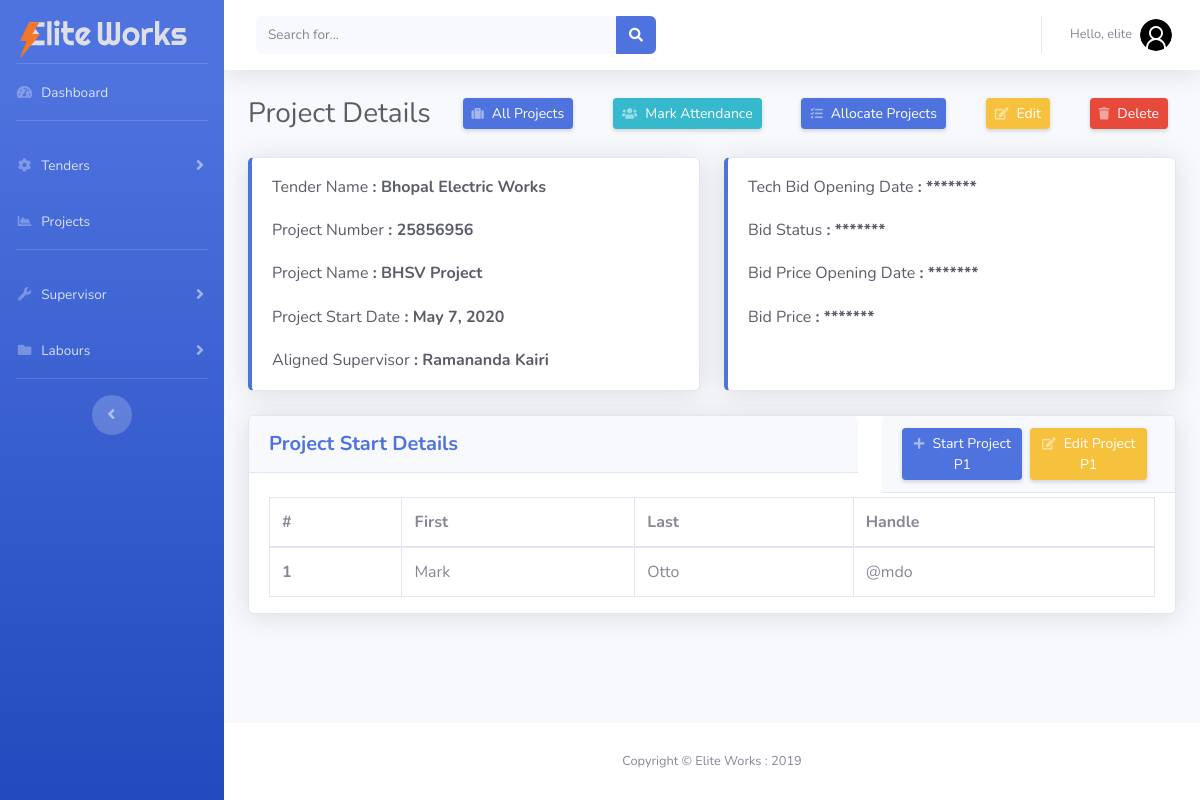
Screenshot of /project_details/3 (signed in) with the database file from the repository.
### project/models.py (models this page shows, shortened)
class Projects(models.Model):
    tender = models.ForeignKey(Tender, on_delete=models.CASCADE)
    superviser = models.ForeignKey(
        on_delete=models.CASCADE, to='manpower.SuperVisors', null=True)
    project_number = models.CharField(
        'Project Number', max_length=200, blank=False, null=True)
    project_name = models.CharField(
        'Project Name', max_length=200, blank=False, null=True)
    project_start_date = models.DateField(
        'Project Start Date', default=timezone.now)
    class Meta:
        verbose_name = 'Project'
        verbose_name_plural = 'Project'

class Tender(models.Model):
    Yes = 'Yes'
    No = 'No'
    status = [(Yes, 'Yes'), (No, 'No')]
    uuid_no = models.UUIDField(default=uuid.uuid4, editable=False, unique=True)
    date_created = models.DateTimeField(
        'Creation Date', auto_now_add=True, null=True)
    tender_number = models.CharField('Tender Number / ID', max_length=500)
    tender_name = models.CharField('Tender Name', max_length=500)
    tender_description = models.TextField('Tender Description')
    tender_submission_date = models.DateField(
        'Tender Submission Date', default=timezone.now)
    tender_purchase_reciept = models.FileField('Tender Purchase Reciept')
    tender_confirmation_reciept = models.FileField(
        'Tender Confirmation Reciept')
    physical_submission_date = models.DateField(
        'Physical Submission Date', default=timezone.now)
    tech_bid_opening_date = models.DateField(
        'Technical Bid Opening Date', default=timezone.now)
    bid_status = models.CharField(
        'Bid Status', max_length=10, choices=status, default=No)
    bid_price_opening_date = models.DateField(
        'Bid price opening date', blank=True, default=timezone.now)
    prize_bid = models.CharField('Bid Price', max_length=50)

### manpower/models.py (models this page shows, shortened)
class SuperVisors(models.Model):
    username = models.CharField(
        'Username', max_length=50, blank=False, unique=True)
    password = models.CharField('Password', max_length=50, blank=False)
    re_password = models.CharField(
        'Confirm Password', max_length=50, blank=False)
    name = models.CharField('Supervisor Name', max_length=250, blank=False)
    dateofbirth = models.DateField('Date of Birth', default=timezone.now)
    image = models.FileField('Profile Picture', blank=False, null=False)
    mobile_number = models.CharField('Mobile Number', max_length=15)
    alter_number = models.CharField('Alternate Number', max_length=15)
    email = models.EmailField(
        'Email Address', null=True, blank=True, unique=True)
    address = models.CharField('Supervisor Address', max_length=500)
    resume = models.FileField(
        'Upload Supervisor Resume', blank=False, null=False)
    aadhar_number = models.CharField('Aadhar Number', max_length=20)
    aadhar_photo = models.FileField(
        'Aadhar Card Scan Copy', blank=False, null=False)
    pan_number = models.CharField('PAN Card Number', max_length=20)
    pan_photo = models.FileField('PAN Card Scan Copy', blank=False, null=False)
    highest_qual = models.CharField('Highest Qualifications', max_length=200)
    highest_qual_photo = models.FileField(
        'Proof of Highest Qualification', blank=False)
    ten_certi = models.FileField('10th Certificate', blank=False)
    twelve_certi = models.FileField('12th Certificate', blank=False)
    tech_certificate_name = models.CharField(
        'Technical Certificate Name', max_length=300)
    tech_certi = models.FileField('Technical Certificate', blank=False)
    UAN_number = models.CharField('UAN Number', max_length=200)
    is_employee = models.BooleanField(
        'Is Supervisor is Employee of Elite Works')
    class Meta:
        verbose_name = 'Supervisors List'
        verbose_name_plural = 'Supervisors List'

### manpower/views.py (the view)
# urls.py: path('project_details/<int:id>', views.project_details, name='project_details'),
@login_required
def project_details(request, id):
    project_obj = Projects.objects.get(id=id)
    context = {'project_obj': project_obj}
    return render(request, 'manpower/project_details.html', context)

### manpower/templates/manpower/project_details.html (shortened to what this page needs)
{% extends 'manpower/base.html' %}
{% block content %}
<div class="container-fluid">
    <div class="d-sm-flex align-items-center justify-content-between mb-4">
        <h1 class="h3 mb-0 text-gray-800">Project Details</h1>
        <a href="#" class="d-xs-block my-1 mr-2 px-2 d-sm-inline-block btn btn-sm btn-primary shadow-sm"><i
                class="fas fa-suitcase fa-sm text-white-50 pr-2"></i>All Projects</a>
        <a href="#" class="d-xs-block my-1 mr-2 px-2 d-sm-inline-block btn btn-sm btn-info shadow-sm"><i
                class="fas fa-users fa-sm text-white-50 pr-2"></i>Mark Attendance</a>
        <a href="#" class="d-xs-block my-1 mr-2 px-2 d-sm-inline-block btn btn-sm btn-primary shadow-sm"><i
                class="fas fa-tasks fa-sm text-white-50 pr-2"></i>Allocate Projects</a>
        <a href="#" class="d-xs-block my-1 mr-2 px-2 d-sm-inline-block btn btn-sm btn-warning shadow-sm"><i
                class="fas fa-edit fa-sm text-white-50 pr-2"></i>Edit</a>
        <a href="#" class="d-xs-block my-1 mr-2 px-2 d-sm-inline-block btn btn-sm btn-danger shadow-sm"><i
                class="fas fa-trash fa-sm text-white-50 pr-2"></i>Delete</a>
    </div>
    <div class="row">
        <div class="col-xl-6 col-md-6 mb-4">
            <div class="card border-left-primary shadow h-100">
                <div class="card-body">
                    <div class="row no-gutters align-items-center">
                        <div class="col mr-2">
                            <div class="h6 mb-0 font-weight-medium text-gray-800 ">Tender
                                Name<strong>&nbsp:&nbsp{{project_obj.tender.tender_name}}</strong></div>
                            <br>
                            <div class="h6 mb-0 font-weight-medium text-gray-800 ">Project
                                Number<strong>&nbsp:&nbsp{{project_obj.project_number}}</strong></div>
                            <br>
                            <div class="h6 mb-0 font-weight-medium text-gray-800 ">Project
                                Name<strong>&nbsp:&nbsp{{project_obj.project_name}}</strong></div>
                            <br>
                            <div class="h6 mb-0 font-weight-medium text-gray-800 ">Project Start
                                Date<strong>&nbsp:&nbsp{{project_obj.project_start_date}}</strong></div>
                            <br>
                            <div class="h6 mb-0 font-weight-medium text-gray-800 ">Aligned
                                Supervisor<strong>&nbsp:&nbsp{{project_obj.superviser.name}}</strong></div>
                        </div>
                    </div>
                </div>
            </div>
        </div>
        <div class="col-xl-6 col-md-6 mb-4">
            <div class="card border-left-primary shadow h-100">
                <div class="card-body">
                    <div class="row no-gutters align-items-center">
                        <div class="col mr-2">
                            <div class="h6 mb-0 font-weight-medium text-gray-800 ">Tech Bid Opening
                                Date<strong>&nbsp:&nbsp*******</strong></div>
                            <br>
                            <div class="h6 mb-0 font-weight-medium text-gray-800 ">Bid
                                Status<strong>&nbsp:&nbsp*******</strong></div>
                            <br>
                            <div class="h6 mb-0 font-weight-medium text-gray-800 ">Bid Price Opening
                                Date<strong>&nbsp:&nbsp*******</strong></div>
                            <br>
                            <div class="h6 mb-0 font-weight-medium text-gray-800 ">Bid
                                Price<strong>&nbsp:&nbsp*******</strong></div>
                        </div>
                    </div>
                </div>
            </div>
        </div>
    </div>
    <div class="card shadow mb-4">
        <div class="row">
            <div class="col-8">
                <div class="card-header d-sm-flex align-items-center justify-content-between mb-4">
                    <h5 class="m-0 font-weight-bold text-primary py-1">Project Start Details</h5>
                </div>
            </div>
            <div class="col-4">
                <div class="card-header d-sm-flex align-items-center justify-content-between">
                    <a href="#" class="hide d-xs-block mr-2 px-2 d-sm-inline-block btn btn-sm btn-primary shadow-sm"><i
                            class="fas fa-plus fa-sm text-white-50 pr-2"></i>Start Project P1</a>
                    <a href="#" class="d-xs-block mr-2 px-2 d-sm-inline-block btn btn-sm btn-warning shadow-sm"><i
                            class="fas fa-edit fa-sm text-white-50 pr-2"></i>Edit Project P1</a>
                </div>
            </div>
        </div>
        <div class="card-body py-0">
            <div class="table-responsive">
                <table class="table table-bordered">
                    <thead>
                        <tr>
                            <th scope="col">#</th>
                            <th scope="col">First</th>
                            <th scope="col">Last</th>
                            <th scope="col">Handle</th>
                        </tr>
                    </thead>
                    <tbody>
                        <tr>
                            <th scope="row">1</th>
                            <td>Mark</td>
                            <td>Otto</td>
                            <td>@mdo</td>
                        </tr>
                    </tbody>
                </table>
            </div>
        </div>
    </div>
</div>
{% endblock content %}

### manpower/templates/manpower/base.html (shortened to what this page needs)
{% load static %}
{% url 'dashboard' as dashboard %}
{% url 'tender' as tender %}
{% url 'suprervisor' as suprervisor %}
{% url 'labour' as labour %}
<!DOCTYPE html>
<html lang="en">
<head>
    <link href="{% static 'vendor/fontawesome-free/css/all.min.css' %}" rel="stylesheet" type="text/css">
    <link rel="stylesheet"
        href="https://cdn.jsdelivr.net/npm/bootstrap-select@1.13.14/dist/css/bootstrap-select.min.css">
    <link href="{% static 'css/sb-admin-2.min.css' %}" rel="stylesheet">
    <link href="{% static 'css/main.css' %}" rel="stylesheet">
    <link href="{% static 'vendor/datatables/dataTables.bootstrap4.min.css' %}" rel="stylesheet">
</head>
<body id="page-top">
    <div id="wrapper">
        <ul class="navbar-nav bg-gradient-primary sidebar sidebar-dark accordion" id="accordionSidebar">
            <div class="logo">
                <a class="navbar-brand" href="{% url 'dashboard' %}">
                    <img src="{% static 'img/elite_works_logo.svg' %}" alt="Elite Works Logo">
                </a>
            </div>
            <hr class="sidebar-divider my-0">
            <li class="nav-item {% if request.path == dashboard %} active {%endif%}">
                <a class="nav-link" href="{% url 'dashboard' %}">
                    <i class="fas fa-fw fa-tachometer-alt"></i>
                    <span>Dashboard</span></a>
            </li>
            <hr class="sidebar-divider">
            <li class="nav-item {% if request.path == tender %} active {%endif%}">
                <a class="nav-link collapsed" href="{% url 'tenders'  %}" data-toggle="collapse"
                    data-target="#collapseTwo" aria-expanded="true" aria-controls="collapseTwo">
                    <i class="fas fa-fw fa-cog"></i>
                    <span>Tenders</span>
                </a>
            </li>
            <li class="nav-item {% if request.path == project %} active {%endif%}">
                <a class="nav-link" href="{% url 'projects' %}">
                    <i class="fas fa-fw fa-chart-area"></i>
                    <span>Projects</span></a>
            </li>
            <hr class="sidebar-divider">
            <li class="nav-item {% if request.path == project %} active {%endif%}">
                <a class="nav-link collapsed" href="#" data-toggle="collapse" data-target="#collapseUtilities"
                    aria-expanded="true" aria-controls="collapseUtilities">
                    <i class="fas fa-fw fa-wrench"></i>
                    <span>Supervisor</span>
                </a>
            </li>
            <li class="nav-item {% if request.path == project %} active {%endif%}">
                <a class="nav-link collapsed" href="#" data-toggle="collapse" data-target="#collapsePages"
                    aria-expanded="true" aria-controls="collapsePages">
                    <i class="fas fa-fw fa-folder"></i>
                    <span>Labours</span>
                </a>
            </li>
            <hr class="sidebar-divider d-none d-md-block">
            <div class="text-center d-none d-md-inline">
                <button class="rounded-circle border-0" id="sidebarToggle"></button>
            </div>
        </ul>
        <div id="content-wrapper" class="d-flex flex-column">
            <div id="content">
                <nav class="navbar navbar-expand navbar-light bg-white topbar mb-4 static-top shadow">
                    <form
                        class="d-none d-sm-inline-block form-inline mr-auto ml-md-3 my-2 my-md-0 mw-100 navbar-search">
                        <div class="input-group">
                            <input type="text" class="form-control bg-light border-0 small" placeholder="Search for..."
                                aria-label="Search" aria-describedby="basic-addon2">
                            <div class="input-group-append">
                                <button class="btn btn-primary" type="button">
                                    <i class="fas fa-search fa-sm"></i>
                                </button>
                            </div>
                        </div>
                    </form>
                    <ul class="navbar-nav ml-auto">
                        <li class="nav-item dropdown no-arrow">
                            <a class="nav-link dropdown-toggle" href="#" id="userDropdown" role="button"
                                data-toggle="dropdown" aria-haspopup="true" aria-expanded="false">
                                <span class="mr-2 d-none d-lg-inline text-gray-600 small">Hello, {{request.user}}</span>
                                <img class="img-profile rounded-circle" src="{% static 'img/user_logo.svg' %}">
                            </a>
                        </li>
                    </ul>
                </nav>
                {% block content %}
                {% endblock content %}
            </div>
            <footer class="sticky-footer bg-white">
                <div class="container my-auto">
                    <div class="copyright text-center my-auto">
                        <span>Copyright &copy; Elite Works : 2019</span>
                    </div>
                </div>
            </footer>
        </div>
    </div>
</body>
</html>

### static/css/main.css (style rules this page uses)
.logo img { vertical-align: middle; border-style: none; width: 90%; padding-left: 20px; padding-top: 15px; }

### rows the page displays
Projects: tender.tender_name "Bhopal Electric Works", project_number "25856956", project_name "BHSV Project", project_start_date "May 7, 2020", superviser.name "Ramananda Kairi"

### other values shown
{{ request.user }} "elite"
